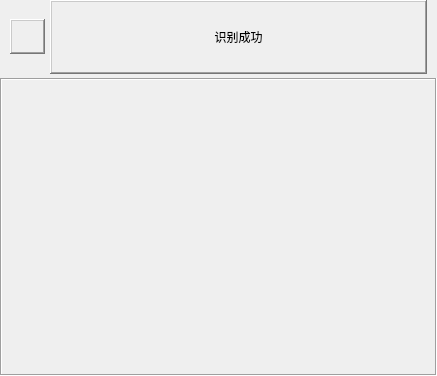
<?xml version="1.0" encoding="UTF-8"?>
<ui version="4.0">
 <class>InfoWidget</class>
 <widget class="QWidget" name="InfoWidget">
  <property name="geometry">
   <rect>
    <x>0</x>
    <y>0</y>
    <width>437</width>
    <height>376</height>
   </rect>
  </property>
  <property name="sizePolicy">
   <sizepolicy hsizetype="Expanding" vsizetype="Expanding">
    <horstretch>0</horstretch>
    <verstretch>0</verstretch>
   </sizepolicy>
  </property>
  <property name="mouseTracking">
   <bool>true</bool>
  </property>
  <property name="acceptDrops">
   <bool>true</bool>
  </property>
  <property name="windowTitle">
   <string>Form</string>
  </property>
  <property name="windowOpacity">
   <double>0.700000000000000</double>
  </property>
  <property name="autoFillBackground">
   <bool>true</bool>
  </property>
  <layout class="QVBoxLayout" name="verticalLayout" stretch="2,8">
   <property name="spacing">
    <number>4</number>
   </property>
   <property name="sizeConstraint">
    <enum>QLayout::SetMinimumSize</enum>
   </property>
   <property name="leftMargin">
    <number>0</number>
   </property>
   <property name="topMargin">
    <number>0</number>
   </property>
   <property name="rightMargin">
    <number>0</number>
   </property>
   <property name="bottomMargin">
    <number>0</number>
   </property>
   <item>
    <layout class="QHBoxLayout" name="head" stretch="6,4">
     <property name="spacing">
      <number>5</number>
     </property>
     <property name="leftMargin">
      <number>10</number>
     </property>
     <property name="rightMargin">
      <number>10</number>
     </property>
     <item>
      <widget class="QLabel" name="label_2">
       <property name="sizePolicy">
        <sizepolicy hsizetype="Expanding" vsizetype="Expanding">
         <horstretch>0</horstretch>
         <verstretch>0</verstretch>
        </sizepolicy>
       </property>
       <property name="minimumSize">
        <size>
         <width>35</width>
         <height>35</height>
        </size>
       </property>
       <property name="maximumSize">
        <size>
         <width>35</width>
         <height>35</height>
        </size>
       </property>
       <property name="mouseTracking">
        <bool>true</bool>
       </property>
       <property name="acceptDrops">
        <bool>true</bool>
       </property>
       <property name="autoFillBackground">
        <bool>false</bool>
       </property>
       <property name="styleSheet">
        <string notr="true">border-image: url(:/006/icon/006.png);</string>
       </property>
       <property name="frameShape">
        <enum>QFrame::WinPanel</enum>
       </property>
       <property name="frameShadow">
        <enum>QFrame::Raised</enum>
       </property>
       <property name="lineWidth">
        <number>0</number>
       </property>
       <property name="text">
        <string/>
       </property>
       <property name="textFormat">
        <enum>Qt::PlainText</enum>
       </property>
       <property name="scaledContents">
        <bool>true</bool>
       </property>
       <property name="alignment">
        <set>Qt::AlignRight|Qt::AlignTrailing|Qt::AlignVCenter</set>
       </property>
       <property name="wordWrap">
        <bool>true</bool>
       </property>
       <property name="margin">
        <number>0</number>
       </property>
       <property name="textInteractionFlags">
        <set>Qt::NoTextInteraction</set>
       </property>
      </widget>
     </item>
     <item>
      <widget class="QLabel" name="label">
       <property name="sizePolicy">
        <sizepolicy hsizetype="Expanding" vsizetype="Expanding">
         <horstretch>0</horstretch>
         <verstretch>0</verstretch>
        </sizepolicy>
       </property>
       <property name="acceptDrops">
        <bool>true</bool>
       </property>
       <property name="autoFillBackground">
        <bool>true</bool>
       </property>
       <property name="styleSheet">
        <string notr="true">border-image: url();</string>
       </property>
       <property name="frameShape">
        <enum>QFrame::WinPanel</enum>
       </property>
       <property name="frameShadow">
        <enum>QFrame::Raised</enum>
       </property>
       <property name="lineWidth">
        <number>0</number>
       </property>
       <property name="text">
        <string>识别成功</string>
       </property>
       <property name="scaledContents">
        <bool>true</bool>
       </property>
       <property name="alignment">
        <set>Qt::AlignCenter</set>
       </property>
       <property name="wordWrap">
        <bool>true</bool>
       </property>
      </widget>
     </item>
    </layout>
   </item>
   <item>
    <widget class="QScrollArea" name="scrollArea">
     <property name="mouseTracking">
      <bool>true</bool>
     </property>
     <property name="acceptDrops">
      <bool>true</bool>
     </property>
     <property name="autoFillBackground">
      <bool>true</bool>
     </property>
     <property name="styleSheet">
      <string notr="true"/>
     </property>
     <property name="frameShape">
      <enum>QFrame::Box</enum>
     </property>
     <property name="verticalScrollBarPolicy">
      <enum>Qt::ScrollBarAlwaysOff</enum>
     </property>
     <property name="horizontalScrollBarPolicy">
      <enum>Qt::ScrollBarAlwaysOff</enum>
     </property>
     <property name="sizeAdjustPolicy">
      <enum>QAbstractScrollArea::AdjustIgnored</enum>
     </property>
     <property name="widgetResizable">
      <bool>true</bool>
     </property>
     <widget class="QWidget" name="scrollAreaWidgetContents">
      <property name="geometry">
       <rect>
        <x>0</x>
        <y>0</y>
        <width>433</width>
        <height>294</height>
       </rect>
      </property>
      <property name="sizePolicy">
       <sizepolicy hsizetype="Expanding" vsizetype="Expanding">
        <horstretch>0</horstretch>
        <verstretch>0</verstretch>
       </sizepolicy>
      </property>
      <layout class="QFormLayout" name="formLayout">
       <property name="rowWrapPolicy">
        <enum>QFormLayout::DontWrapRows</enum>
       </property>
       <property name="horizontalSpacing">
        <number>5</number>
       </property>
       <property name="verticalSpacing">
        <number>5</number>
       </property>
       <property name="leftMargin">
        <number>0</number>
       </property>
       <property name="topMargin">
        <number>0</number>
       </property>
       <property name="rightMargin">
        <number>0</number>
       </property>
       <property name="bottomMargin">
        <number>0</number>
       </property>
       <item row="0" column="0" colspan="2">
        <widget class="ScrollLabel" name="label_3">
         <property name="sizePolicy">
          <sizepolicy hsizetype="Expanding" vsizetype="Expanding">
           <horstretch>0</horstretch>
           <verstretch>0</verstretch>
          </sizepolicy>
         </property>
         <property name="acceptDrops">
          <bool>true</bool>
         </property>
         <property name="layoutDirection">
          <enum>Qt::LeftToRight</enum>
         </property>
         <property name="autoFillBackground">
          <bool>true</bool>
         </property>
         <property name="styleSheet">
          <string notr="true"/>
         </property>
         <property name="frameShape">
          <enum>QFrame::Box</enum>
         </property>
         <property name="frameShadow">
          <enum>QFrame::Plain</enum>
         </property>
         <property name="lineWidth">
          <number>0</number>
         </property>
         <property name="midLineWidth">
          <number>0</number>
         </property>
         <property name="text">
          <string/>
         </property>
         <property name="textFormat">
          <enum>Qt::AutoText</enum>
         </property>
         <property name="scaledContents">
          <bool>true</bool>
         </property>
         <property name="alignment">
          <set>Qt::AlignLeading|Qt::AlignLeft|Qt::AlignTop</set>
         </property>
         <property name="wordWrap">
          <bool>true</bool>
         </property>
        </widget>
       </item>
      </layout>
     </widget>
    </widget>
   </item>
  </layout>
 </widget>
 <customwidgets>
  <customwidget>
   <class>ScrollLabel</class>
   <extends>QLabel</extends>
   <header>ui.component.mscrolllabel.h</header>
  </customwidget>
 </customwidgets>
 <resources>
  <include location="pic.qrc"/>
 </resources>
 <connections/>
</ui>
